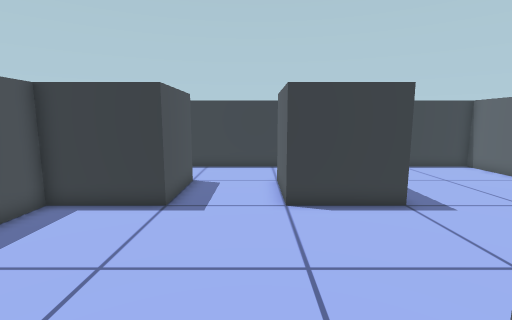
[1] (above)

17 first-person views from a walk through a Unity game level. The camera is 1.4 m above the floor, tilts 8° down and sees 85° across. The floor is counted in squares, 0.5 m on a side. Each view is taken from the middle of a square. On the plan, view 1 faces up. The plan holds only what a view shows up to about 19 squares ahead; the rest is blank. The place goes on beyond the plan.

[2]
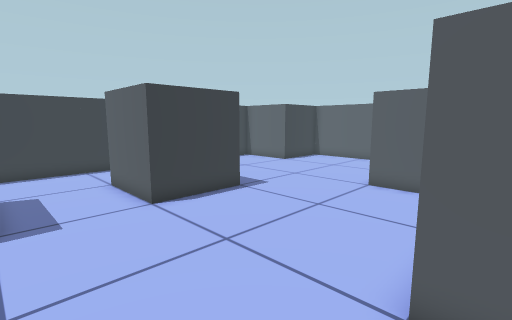

[3]
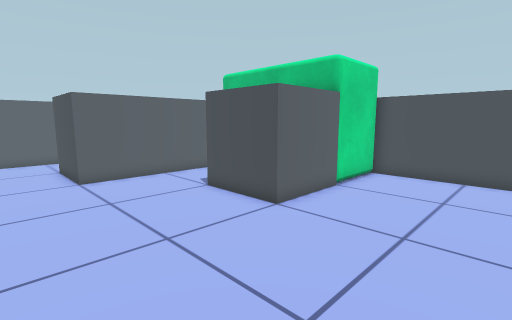

[4]
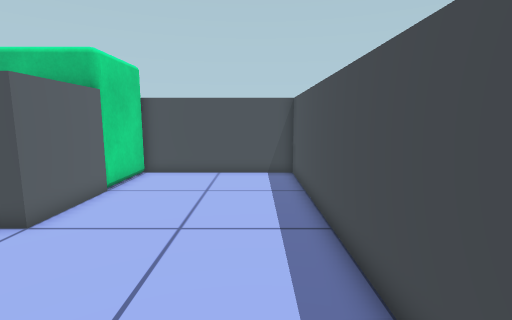

[5]
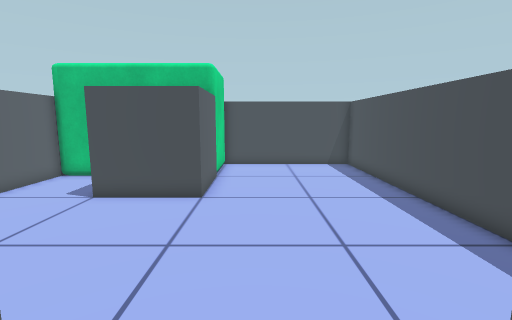

[6]
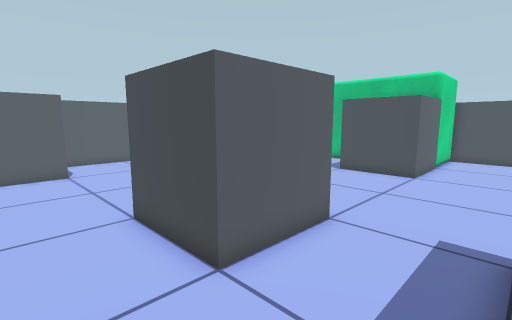

[7]
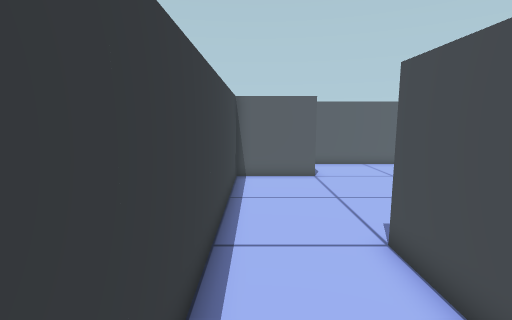

[8]
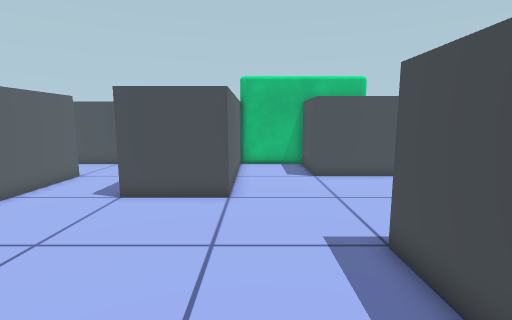

[9]
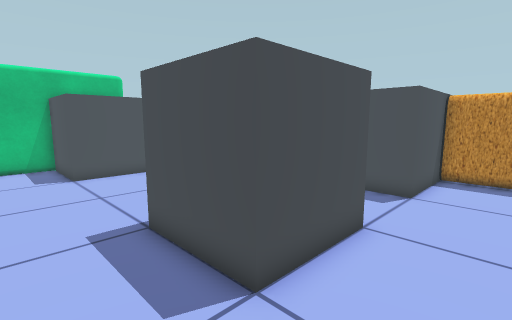

[10]
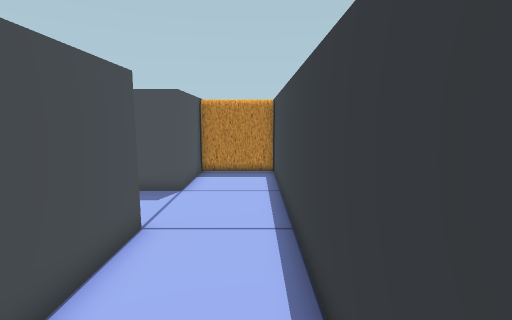

[11]
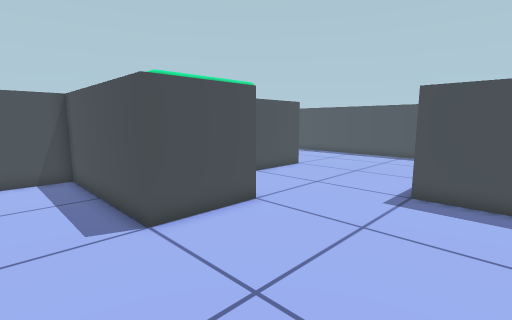

[12]
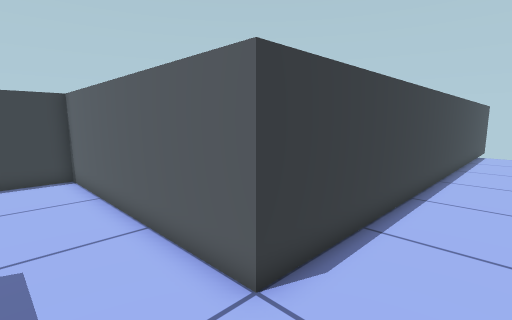

[13]
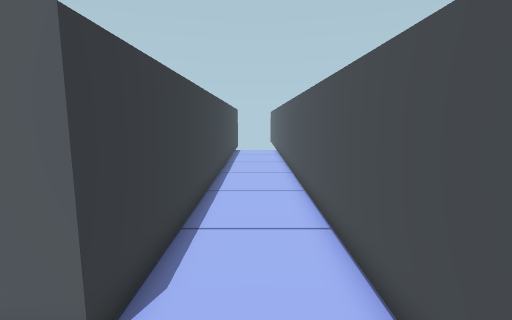

[14]
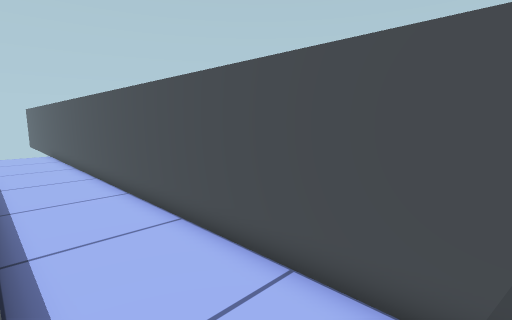

[15]
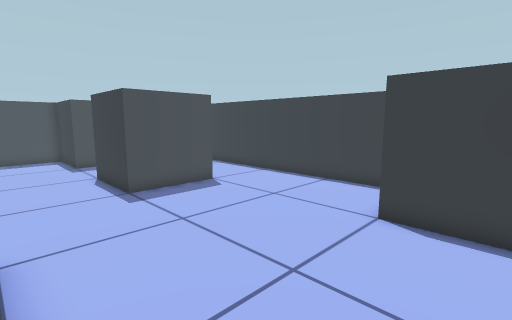

[16]
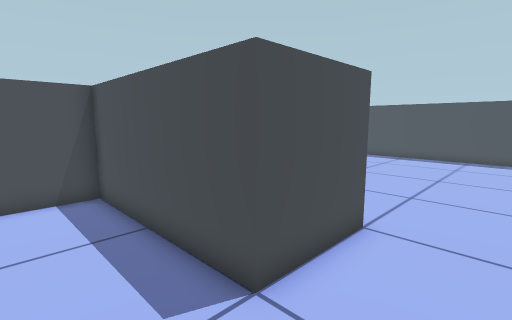

[17]
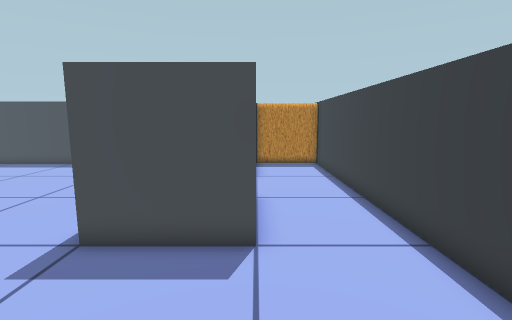

### Floor plan
Points are (right, up) in squares from view 1. A wall is a line through its corners. A room is listed if a view was taken in it or the views show most of it. See-through windows are left out.
Room 1 (views 1, 2, 3, 4, 5, 6, 7)
walls: (5, 9) (1, 9) (1, 13) (5, 13); (1, -3.1) (1, 1) (5, 1) (5, -2.5); (-7.1, 13) (-3, 13) (-3, 9) (-7, 9) (-7, -7) (1.1, -7); (9, -3.2) (9, 5); (6.5, 17) (-7, 17)
ways out: opening at (5.7, 15) to room 2; opening at (7.5, 7.2) to room 2
objects: other object (-7, 14) to (-7, 16)
Room 2 (views 8, 9, 10, 11, 12, 13, 14, 15, 16, 17)
walls: (9, 5) (13, 5) (13, -3) (27.5, -3); (5, 13) (5, 9); (27.5, 1) (17, 1) (17, 13) (13, 13) (13, 17) (6.5, 17)
ways out: opening at (5.7, 15) to room 1; opening at (7.5, 7.2) to room 1

Where each view was taken, in squares from view 1:
view 1: 0 up, 0 right, facing up
view 2: 0 up, 3 left, facing up-right
view 3: 8 up, 5 left, facing down-right
view 4: 8 up, 5 left, facing down
view 5: 11 up, 1 left, facing down
view 6: 16 up, 3 left, facing down-right
view 7: 16 up, 1 left, facing right
view 8: 15 up, 8 right, facing down
view 9: 16 up, 8 right, facing down-left
view 10: 16 up, 8 right, facing left
view 11: 12 up, 16 right, facing down-left
view 12: 2 down, 14 right, facing up-right
view 13: 1 down, 14 right, facing right
view 14: 1 up, 14 right, facing down-right
view 15: 5 up, 16 right, facing up-left
view 16: 8 up, 16 right, facing down-left
view 17: 13 up, 11 right, facing left
